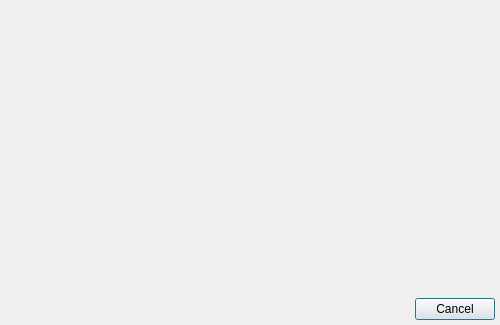
<ui version="4.0" >
 <class>CommandDialogClass</class>
 <widget class="QDialog" name="CommandDialogClass" >
  <property name="geometry" >
   <rect>
    <x>0</x>
    <y>0</y>
    <width>500</width>
    <height>325</height>
   </rect>
  </property>
  <property name="windowTitle" >
   <string>CommandDialog</string>
  </property>
  <layout class="QVBoxLayout" >
   <property name="leftMargin" >
    <number>5</number>
   </property>
   <property name="topMargin" >
    <number>5</number>
   </property>
   <property name="rightMargin" >
    <number>5</number>
   </property>
   <property name="bottomMargin" >
    <number>5</number>
   </property>
   <item>
    <widget class="QLabel" name="lblInfo" >
     <property name="alignment" >
      <set>Qt::AlignCenter</set>
     </property>
    </widget>
   </item>
   <item>
    <widget class="QWidget" native="1" name="wdtForm" >
     <property name="sizePolicy" >
      <sizepolicy vsizetype="Expanding" hsizetype="Expanding" >
       <horstretch>0</horstretch>
       <verstretch>0</verstretch>
      </sizepolicy>
     </property>
    </widget>
   </item>
   <item>
    <layout class="QHBoxLayout" >
     <item>
      <widget class="QWidget" native="1" name="wdtPages" />
     </item>
     <item>
      <widget class="QDialogButtonBox" name="dbbButtons" >
       <property name="standardButtons" >
        <set>QDialogButtonBox::Cancel</set>
       </property>
      </widget>
     </item>
    </layout>
   </item>
  </layout>
 </widget>
 <layoutdefault spacing="6" margin="11" />
 <resources/>
 <connections/>
</ui>
